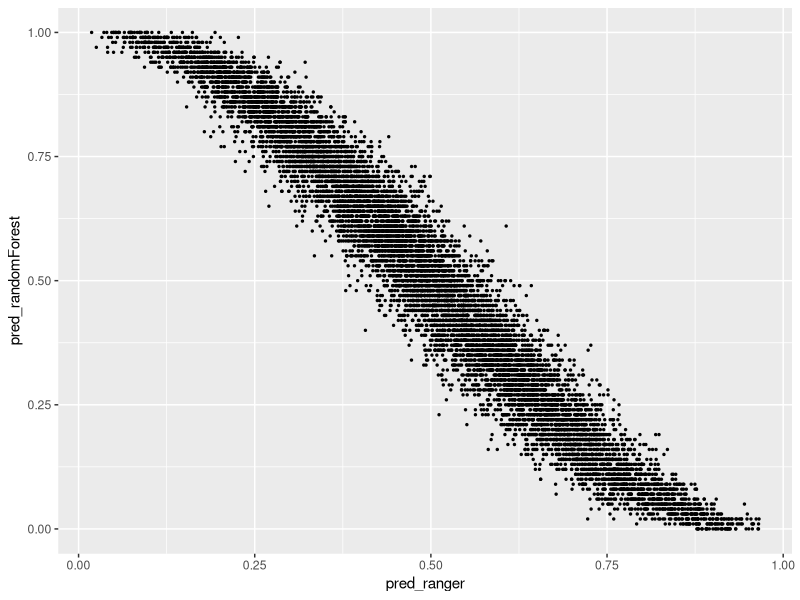
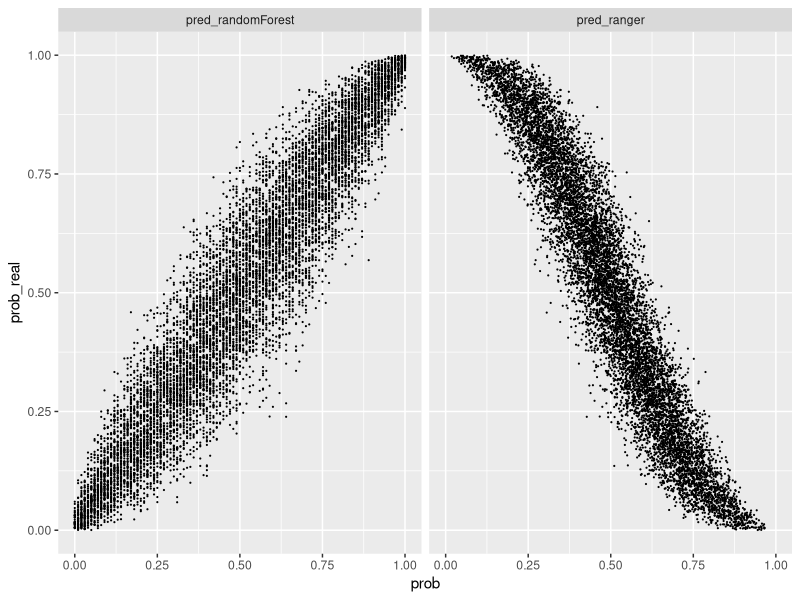

The R script that drew these images, in order:
## ---- chunk 1
knitr::opts_chunk$set(echo = TRUE)
## ---- chunk 2
library(magrittr)
simulate_data <- function(n){
  X <- data.frame(matrix(runif(n*10), ncol = 10))
  Y <- data.frame(Y = rbinom(n, size = 1, prob = apply(X, 1, sum) %>%
                               pnorm(mean = 5)
                             ) %>% 
                    as.factor()
                               
  ) 
  dplyr::bind_cols(X, Y)
}
## ---- chunk 3
set.seed(98123)
treino <- simulate_data(10000)
teste <- simulate_data(10000)
## ---- chunk 4
library(ranger)
modelo_ranger <- ranger(Y ~., data = treino, 
                                num.trees = 100, 
                                mtry = floor(sqrt(10)), 
                                write.forest = T, 
                                min.node.size = 100, 
                                probability = T
                                )
## ---- chunk 5
suppressPackageStartupMessages(library(randomForest))
modelo_randomForest <- randomForest(Y ~., data = treino,
                                    ntree = 100, 
                                    mtry = floor(sqrt(10)),
                                    nodesize = 100
                                    )
## ---- chunk 6
pred_ranger <- predict(modelo_ranger, teste)$predictions[,1]
pred_randomForest <- predict(modelo_randomForest, teste, type = "prob")[,2]
prob_real <- apply(teste[,1:10], 1, sum) %>% pnorm(mean = 5)
## ---- chunk 7
library(ggplot2)
data.frame(pred_ranger, pred_randomForest) %>% 
  ggplot(aes(x = pred_ranger, y = pred_randomForest)) + geom_point(size = 0.5)
## ---- chunk 8
data.frame(prob_real, pred_ranger, pred_randomForest) %>%
  tidyr::gather(pacote, prob, -prob_real) %>%
  ggplot(aes(x = prob, y = prob_real)) + geom_point(size = 0.1) + facet_wrap(~pacote)
## ---- chunk 9
mean(abs(prob_real - pred_ranger))
mean(abs(prob_real - pred_randomForest))
